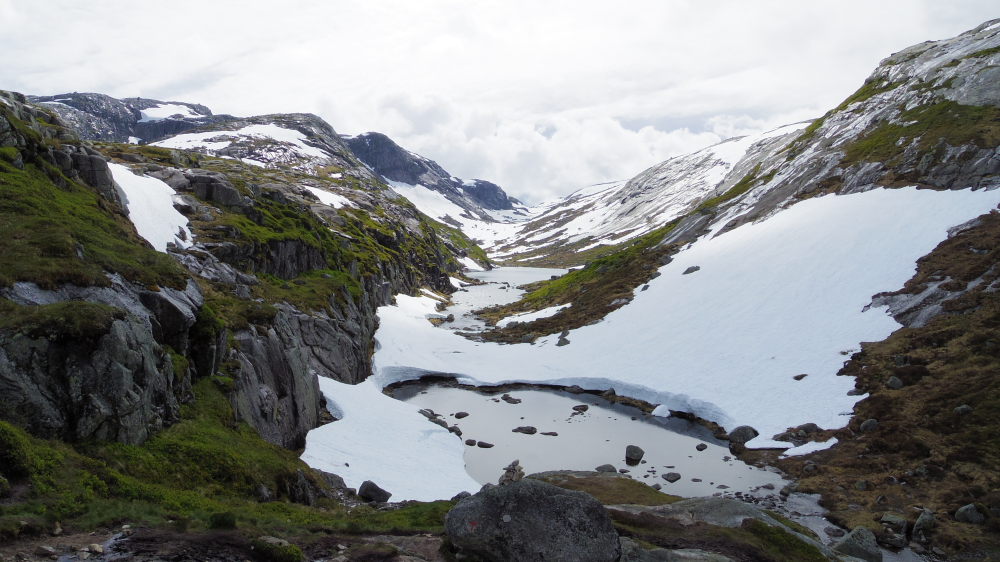
#> input picture imgs/IMGP1694.JPG, 4000 x 2248 px (shown at 1/4 size)
$ python test.py
#> lines starting #> are read from the running program, lines starting #| are printed output that depends on the picture
import cv2
img = cv2.imread("imgs/IMGP1694.JPG")
#> img is the input picture: shape (2248, 4000, 3); mean B, G, R 133.9, 133.6, 131.3
print(img.shape)
#| (2248, 4000, 3)
h, w, _ = img.shape
#> h = 2248; w = 4000
img = cv2.resize(img, (int(w/4), int(h/4)))
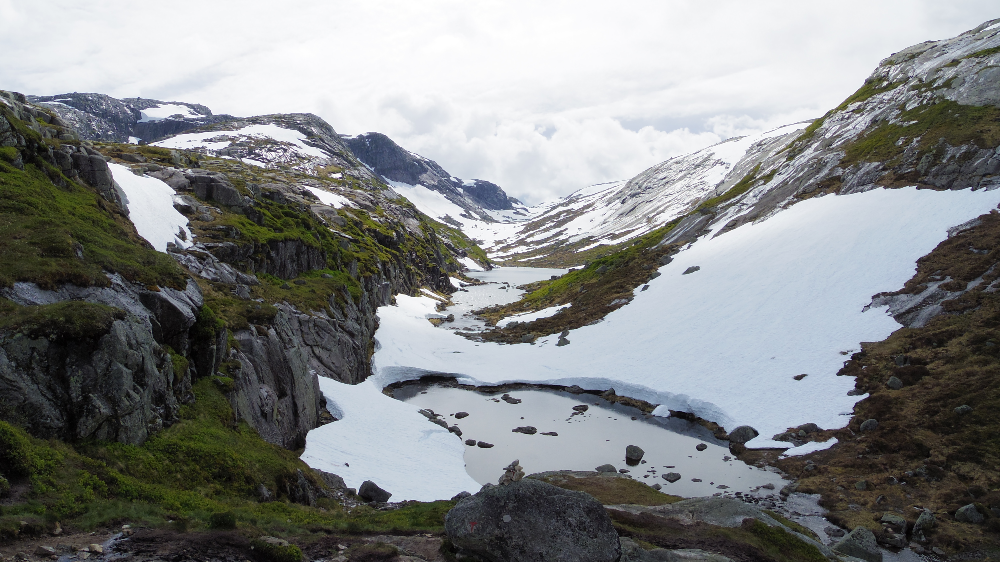
#> img: shape (562, 1000, 3); mean B, G, R 134, 133.7, 131.4
cv2.imwrite("imgs/IMGP1694_small.JPG", img)
